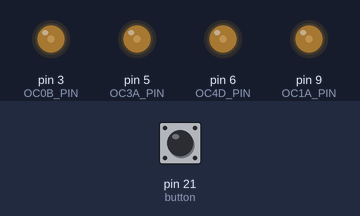
This program was run on a simulated SparkFun Pro Micro, built with avr-gcc and run on an emulated ATmega32U4. Shown: output pins drawn as LEDs (lit = HIGH). The test bench sets the inputs (shaded band); at power-on: pin 21 (button) LOW.

Above: at 1.2 s.
1.3 s: pin 21 (button) pulled HIGH for 0.15 s
At 1.7 s:
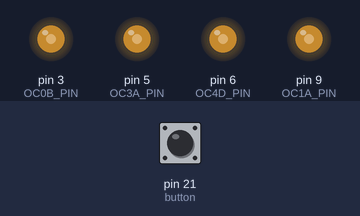
2.9 s: pin 21 (button) pulled HIGH for 1 s
At 4.1 s:
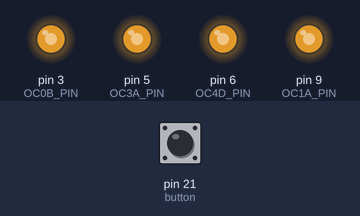
5.4 s: pin 21 (button) pulled HIGH for 0.15 s
At 6.0 s:
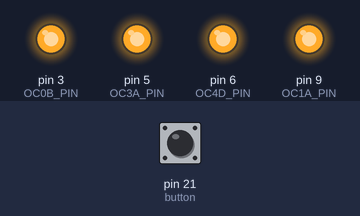
7.0 s: pin 21 (button) pulled HIGH for 3.2 s
At 8.4 s:
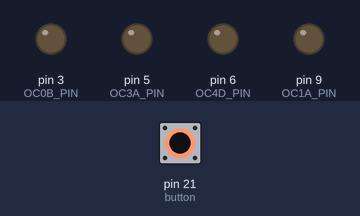
Timing chart, 0 to 10.0 s (numbered marks = the images above; inputs shaded):
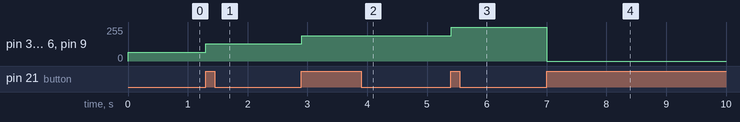

Measured:
- after the input at 1.3 s, pin 3 (OC0B_PIN), pin 5 (OC3A_PIN), pin 6 (OC4D_PIN), pin 9 (OC1A_PIN): 64/255 → 128/255 at once
- after the input at 2.9 s, pin 3 (OC0B_PIN), pin 5 (OC3A_PIN), pin 6 (OC4D_PIN), pin 9 (OC1A_PIN): 128/255 → 191/255 at once
- after the input at 5.4 s, pin 3 (OC0B_PIN), pin 5 (OC3A_PIN), pin 6 (OC4D_PIN), pin 9 (OC1A_PIN): 191/255 → 255/255 at once
- after the input at 7.0 s, pin 3 (OC0B_PIN), pin 5 (OC3A_PIN), pin 6 (OC4D_PIN), pin 9 (OC1A_PIN): 255/255 → 0/255 at once

The program:

main.cpp
```cpp
#include <Arduino.h>

#define fan1 3
#define fan2 5
#define fan3 6
#define fan4 9
#define button 21

//button stuff
int buttonState;
int lastButtonState = LOW;
byte dutyCycle = 25;
unsigned long lastDebounceTime = 0;
unsigned long debounceDelay = 50;

//timer stuff
const byte OC1A_PIN = 9;
const byte OC3A_PIN = 5;

const byte OC0B_PIN = 3;
const byte OC4D_PIN = 6;

const word PWM_FREQ_HZ = 25000;

const word TCNT1_TOP = 16000000/(2*PWM_FREQ_HZ);
const word TCNT3_TOP = TCNT1_TOP;

void setPwmDuty(byte duty) {
  OCR1A = (word)(duty*TCNT1_TOP)/100;
  OCR3A = (word)(duty*TCNT3_TOP)/100;
  OCR0B = (word)(duty*40)/100;
  OCR4D = (word)(duty*40)/100;
}

void checkButtonPress(){
  int readButton = digitalRead(button);
  if(readButton != lastButtonState){
    lastDebounceTime = millis();
  }
  if ((millis()-lastDebounceTime)>debounceDelay){
    if(readButton != buttonState){
      buttonState = readButton;
      if(readButton == HIGH){
        switch(dutyCycle){
          case 0:
            dutyCycle=25;
            break;
          case 25:
            dutyCycle=50;
            break;
          case 50:
            dutyCycle=75;
            break;
          case 75:
            dutyCycle=100;
            break;
          case 100:
            dutyCycle=0;
            break;
          default:
            break;
        }
      }
    }

  }
  lastButtonState = readButton;
}

void setup() {
  pinMode(button, INPUT);
  pinMode(OC1A_PIN, OUTPUT);
  pinMode(OC3A_PIN, OUTPUT);
  pinMode(OC0B_PIN, OUTPUT);
  pinMode(OC4D_PIN, OUTPUT);

  TCCR1A = 0;
  TCCR1B = 0;
  TCNT1  = 0;
  TCCR1A |= (1 << COM1A1) | (1 << WGM11);
  TCCR1B |= (1 << WGM13) | (1 << CS10);
  ICR1 = TCNT1_TOP;

  TCCR3A = 0;
  TCCR3B = 0;
  TCNT3  = 0;
  TCCR3A |= (1 << COM3A1) | (1 << WGM31);
  TCCR3B |= (1 << WGM33) | (1 << CS30);
  ICR3 = TCNT3_TOP;

  TCCR0A = 0;
  TCCR0B = 0;
  TCNT0 = 0;
  TCCR0A |= (1 << COM0B1) | (1 << WGM00);
  TCCR0B |= (1 << WGM02) | (1 << CS01);
  OCR0A = 40;

  TCCR4A = 0;
  TCCR4B = 0;
  TCCR4C = 0;
  TCCR4D = 0;
  TCCR4E = 0;
  TCNT4 = 0;
  TCCR4B |= (1 << CS42);
  TCCR4C |= (1 << COM4D1) | (1 << PWM4D);
  TCCR4D |= (1 << WGM40);
  OCR4C = 40;
}

void loop() {
  checkButtonPress();
  setPwmDuty(dutyCycle);
}
```
